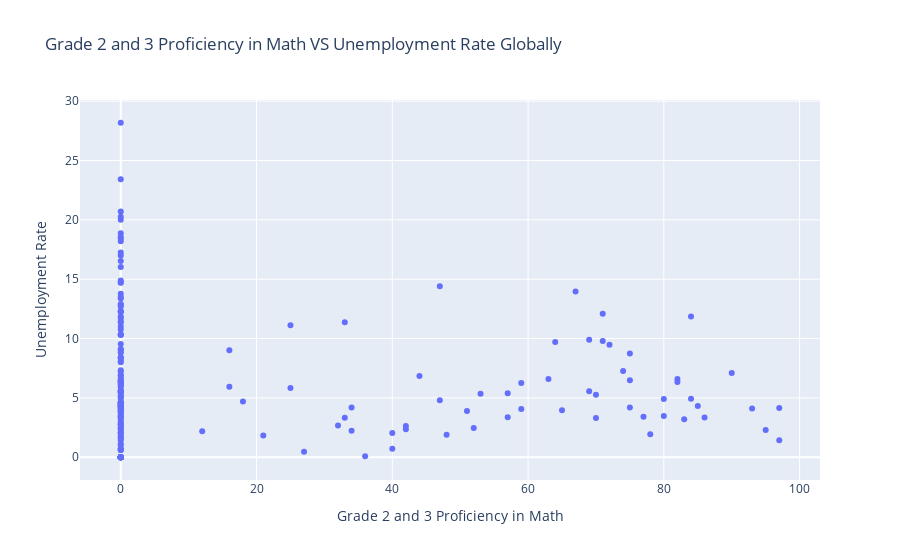

The cell this chart's notebook holds for it:
### Markdown cell above
## Group 1 : Global

### Code cell
px.scatter(df, 
           x=df["Grade_2_3_Proficiency_Math"], 
           y=df["Unemployment_Rate"], 
           title="Grade 2 and 3 Proficiency in Math VS Unemployment Rate Globally",
           labels={"Grade_2_3_Proficiency_Math":"Grade 2 and 3 Proficiency in Math", "Unemployment_Rate":"Unemployment Rate"})

### Figure 1 — Plotly figure (JSON) as saved in the notebook; plotly's stock layout.template omitted (floating-point values rounded to 4 significant figures; data arrays with more than 128 entries replaced by an {"elided": "..."} marker saying what was removed)
{"data": [{"hovertemplate": "Grade 2 and 3 Proficiency in Math=%{x}<br>Unemployment Rate=%{y}<extra></extra>", "legendgroup": "", "marker": {"color": "#636efa", "symbol": "circle"}, "mode": "markers", "name": "", "orientation": "v", "showlegend": false, "type": "scatter", "x": {"elided": "202 int values"}, "xaxis": "x", "y": {"elided": "202 float values"}, "yaxis": "y"}], "layout": {"legend": {"tracegroupgap": 0}, "title": {"text": "Grade 2 and 3 Proficiency in Math VS Unemployment Rate Globally"}, "xaxis": {"anchor": "y", "domain": [0, 1], "title": {"text": "Grade 2 and 3 Proficiency in Math"}}, "yaxis": {"anchor": "x", "domain": [0, 1], "title": {"text": "Unemployment Rate"}}}}
